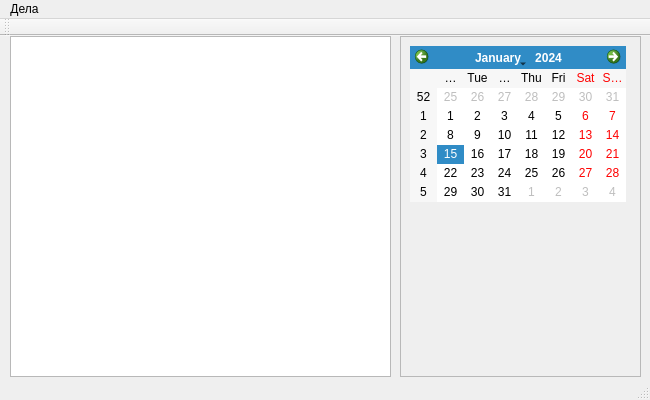
<?xml version="1.0" encoding="UTF-8"?>
<ui version="4.0">
 <class>MainWindow</class>
 <widget class="QMainWindow" name="MainWindow">
  <property name="geometry">
   <rect>
    <x>0</x>
    <y>0</y>
    <width>650</width>
    <height>400</height>
   </rect>
  </property>
  <property name="windowTitle">
   <string>Личный календарь</string>
  </property>
  <widget class="QWidget" name="centralWidget">
   <widget class="QFrame" name="frame">
    <property name="geometry">
     <rect>
      <x>400</x>
      <y>0</y>
      <width>241</width>
      <height>341</height>
     </rect>
    </property>
    <property name="frameShape">
     <enum>QFrame::StyledPanel</enum>
    </property>
    <property name="frameShadow">
     <enum>QFrame::Raised</enum>
    </property>
    <widget class="QCalendarWidget" name="calendarWidget">
     <property name="geometry">
      <rect>
       <x>10</x>
       <y>10</y>
       <width>216</width>
       <height>156</height>
      </rect>
     </property>
    </widget>
   </widget>
   <widget class="QListWidget" name="lstTasks">
    <property name="geometry">
     <rect>
      <x>10</x>
      <y>0</y>
      <width>381</width>
      <height>341</height>
     </rect>
    </property>
   </widget>
  </widget>
  <widget class="QMenuBar" name="menuBar">
   <property name="geometry">
    <rect>
     <x>0</x>
     <y>0</y>
     <width>650</width>
     <height>21</height>
    </rect>
   </property>
   <widget class="QMenu" name="menu">
    <property name="title">
     <string>Дела</string>
    </property>
    <addaction name="actNew"/>
    <addaction name="actEdit"/>
    <addaction name="actDelete"/>
    <addaction name="separator"/>
    <addaction name="actExit"/>
   </widget>
   <addaction name="menu"/>
  </widget>
  <widget class="QToolBar" name="mainToolBar">
   <property name="iconSize">
    <size>
     <width>50</width>
     <height>50</height>
    </size>
   </property>
   <attribute name="toolBarArea">
    <enum>TopToolBarArea</enum>
   </attribute>
   <attribute name="toolBarBreak">
    <bool>false</bool>
   </attribute>
  </widget>
  <widget class="QStatusBar" name="statusBar"/>
  <action name="actNew">
   <property name="text">
    <string>Новое</string>
   </property>
  </action>
  <action name="actEdit">
   <property name="text">
    <string>Редактировать</string>
   </property>
  </action>
  <action name="actDelete">
   <property name="text">
    <string>Удалить</string>
   </property>
  </action>
  <action name="actExit">
   <property name="text">
    <string>Выход</string>
   </property>
  </action>
 </widget>
 <layoutdefault spacing="6" margin="11"/>
 <resources/>
 <connections/>
</ui>
